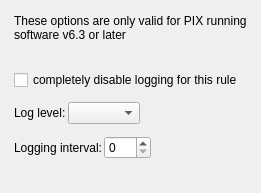
     <widget class="QWidget" name="pix">
      <layout class="QGridLayout">
       <property name="leftMargin">
        <number>2</number>
       </property>
       <property name="topMargin">
        <number>2</number>
       </property>
       <property name="rightMargin">
        <number>2</number>
       </property>
       <property name="bottomMargin">
        <number>2</number>
       </property>
       <property name="spacing">
        <number>2</number>
       </property>
       <item row="0" column="0">
        <widget class="QFrame" name="frame7">
         <property name="frameShape">
          <enum>QFrame::NoFrame</enum>
         </property>
         <property name="frameShadow">
          <enum>QFrame::Raised</enum>
         </property>
         <layout class="QGridLayout">
          <property name="leftMargin">
           <number>12</number>
          </property>
          <property name="topMargin">
           <number>12</number>
          </property>
          <property name="rightMargin">
           <number>12</number>
          </property>
          <property name="bottomMargin">
           <number>12</number>
          </property>
          <property name="spacing">
           <number>12</number>
          </property>
          <item row="0" column="0">
           <widget class="QLabel" name="textLabel1">
            <property name="text">
             <string>These options are only valid for PIX running software v6.3 or later</string>
            </property>
            <property name="alignment">
             <set>Qt::AlignVCenter</set>
            </property>
            <property name="wordWrap">
             <bool>true</bool>
            </property>
           </widget>
          </item>
          <item row="1" column="0">
           <spacer>
            <property name="orientation">
             <enum>Qt::Vertical</enum>
            </property>
            <property name="sizeType">
             <enum>QSizePolicy::Fixed</enum>
            </property>
            <property name="sizeHint" stdset="0">
             <size>
              <width>20</width>
              <height>16</height>
             </size>
            </property>
           </spacer>
          </item>
          <item row="2" column="0">
           <widget class="QCheckBox" name="pix_disable_rule_log">
            <property name="text">
             <string>completely disable logging for this rule</string>
            </property>
           </widget>
          </item>
          <item row="3" column="0">
           <layout class="QHBoxLayout">
            <property name="spacing">
             <number>2</number>
            </property>
            <item>
             <widget class="QLabel" name="textLabel2_3">
              <property name="text">
               <string>Log level:</string>
              </property>
              <property name="wordWrap">
               <bool>false</bool>
              </property>
             </widget>
            </item>
            <item>
             <widget class="QComboBox" name="pix_logLevel"/>
            </item>
            <item>
             <spacer>
              <property name="orientation">
               <enum>Qt::Horizontal</enum>
              </property>
              <property name="sizeType">
               <enum>QSizePolicy::Expanding</enum>
              </property>
              <property name="sizeHint" stdset="0">
               <size>
                <width>51</width>
                <height>20</height>
               </size>
              </property>
             </spacer>
            </item>
           </layout>
          </item>
          <item row="4" column="0">
           <layout class="QHBoxLayout">
            <property name="spacing">
             <number>2</number>
            </property>
            <item>
             <widget class="QLabel" name="textLabel3_2">
              <property name="text">
               <string>Logging interval:</string>
              </property>
              <property name="wordWrap">
               <bool>false</bool>
              </property>
             </widget>
            </item>
            <item>
             <widget class="QSpinBox" name="pix_log_interval">
              <property name="maximum">
               <number>600</number>
              </property>
             </widget>
            </item>
            <item>
             <spacer>
              <property name="orientation">
               <enum>Qt::Horizontal</enum>
              </property>
              <property name="sizeType">
               <enum>QSizePolicy::Expanding</enum>
              </property>
              <property name="sizeHint" stdset="0">
               <size>
                <width>51</width>
                <height>20</height>
               </size>
              </property>
             </spacer>
            </item>
           </layout>
          </item>
          <item row="5" column="0">
           <spacer>
            <property name="orientation">
             <enum>Qt::Vertical</enum>
            </property>
            <property name="sizeType">
             <enum>QSizePolicy::Expanding</enum>
            </property>
            <property name="sizeHint" stdset="0">
             <size>
              <width>20</width>
              <height>20</height>
             </size>
            </property>
           </spacer>
          </item>
         </layout>
        </widget>
       </item>
      </layout>
     </widget>
